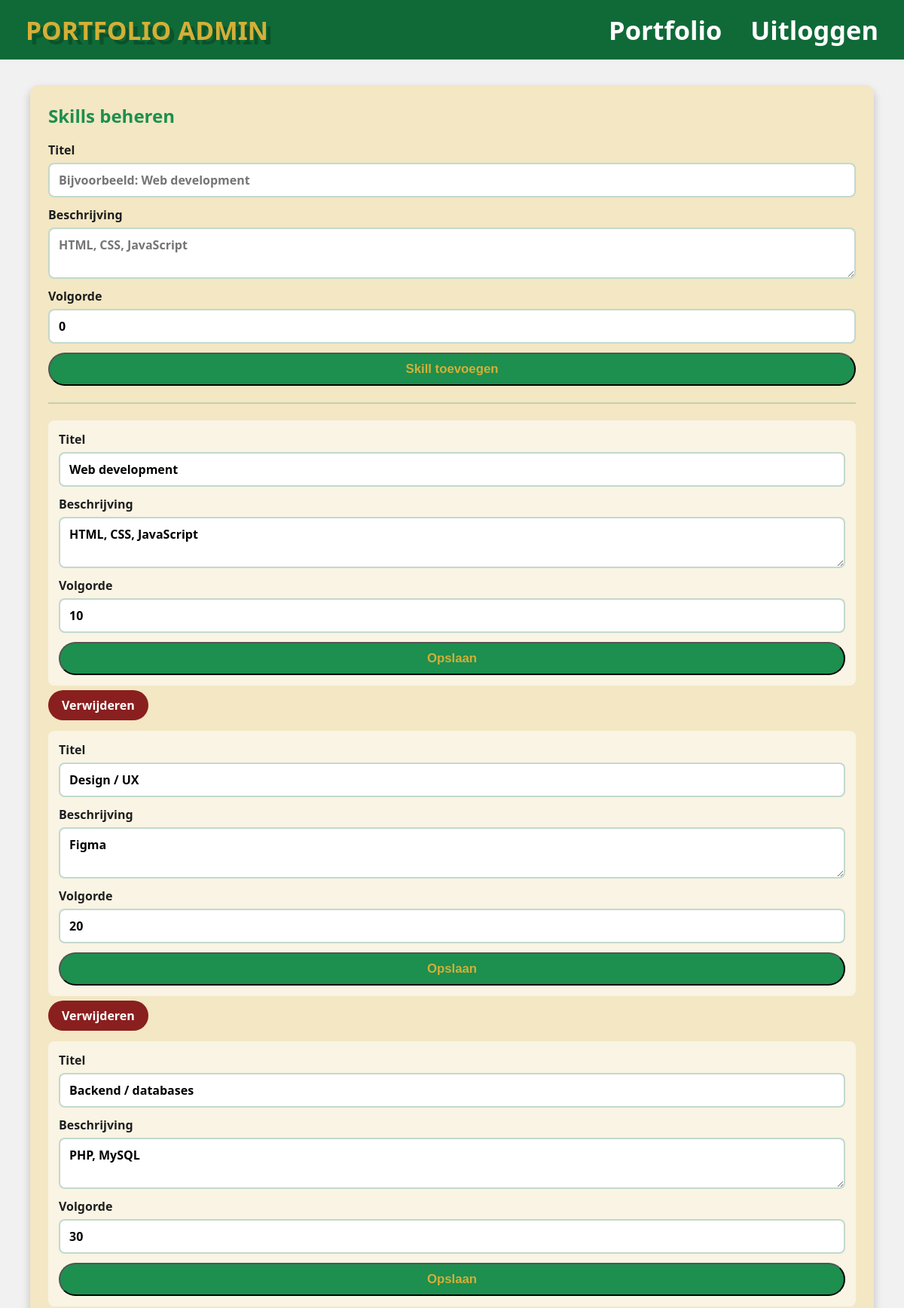
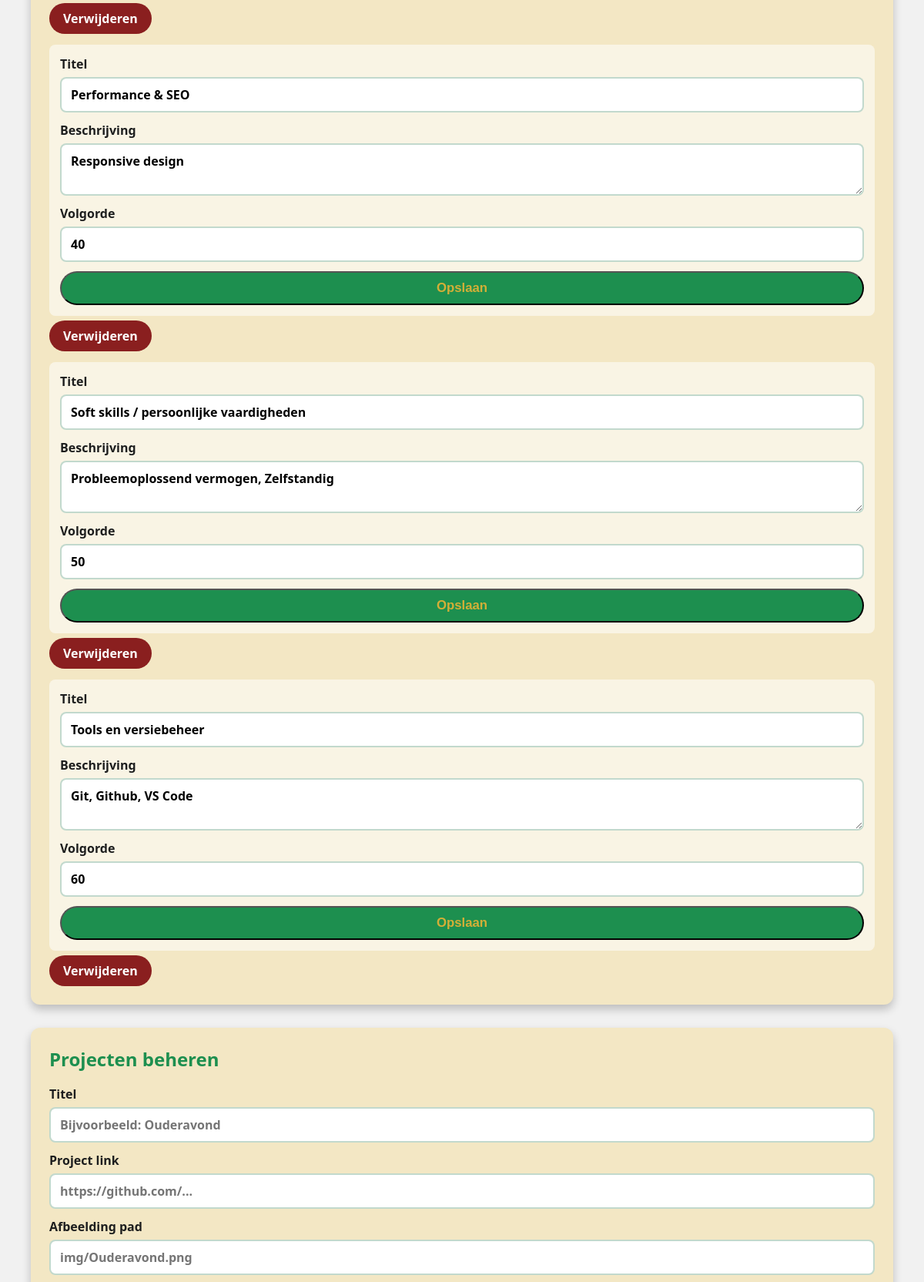
Page /admin.php (signed in, upper part) on the committed database (2 pictures, top to bottom).
### tables this page shows
CREATE TABLE skills (
    id INT AUTO_INCREMENT PRIMARY KEY,
    title VARCHAR(150) NOT NULL,
    description TEXT NOT NULL,
    sort_order INT NOT NULL DEFAULT 0
);

### functions.php (called while the page is built, shortened)
<?php
function connectDb(){
    try{
        $conn = new PDO(
            "mysql:host=" . SERVERNAME . ";dbname=" . DATABASE . ";charset=utf8mb4",
            USERNAME,
            PASSWORD
        );
        $conn->setAttribute(PDO::ATTR_ERRMODE, PDO::ERRMODE_EXCEPTION);
        $conn->setAttribute(PDO::ATTR_DEFAULT_FETCH_MODE, PDO::FETCH_ASSOC);
        return $conn;
    } catch(PDOException $e){
        return null;
    }
}
function getSkills(): array
{
    $conn = connectDb();
    $stmt = $conn->query("SELECT * FROM skills ORDER BY sort_order ASC, id ASC");
    return $stmt->fetchAll();
}
function e(?string $value): string
{
    return htmlspecialchars((string) $value, ENT_QUOTES, 'UTF-8');
}
?>

### admin.php (the view, shortened to what this page needs)
<?php
include_once 'functions.php';
$skills = getSkills();
?>
<!DOCTYPE html>
<html lang="nl">
<head>
    <link rel="stylesheet" href="scss/main.css">
</head>
<body>
    <header class="site-header">
        <h1>PORTFOLIO ADMIN</h1>
        <nav>
            <ul>
                <li><a href="index.php">Portfolio</a></li>
                <li><a href="logout.php">Uitloggen</a></li>
            </ul>
        </nav>
    </header>
    <main class="admin-page">
        <section id="skills-admin" class="card admin-panel">
            <h2>Skills beheren</h2>
            <form method="post" class="admin-form new-form">
                <label>Titel
                    <input name="title" type="text" placeholder="Bijvoorbeeld: Web development" required>
                </label>
                <label>Beschrijving
                    <textarea name="description" rows="2" placeholder="HTML, CSS, JavaScript" required></textarea>
                </label>
                <label>Volgorde
                    <input name="sort_order" type="number" value="0" required>
                </label>
                <button class="projects-btn" type="submit">Skill toevoegen</button>
            </form>
            <div class="admin-list">
                <?php foreach ($skills as $skill): ?>
                    <form method="post" class="admin-form edit-row">
                        <label>Titel
                            <input name="title" type="text" value="<?= e($skill['title']) ?>" required>
                        </label>
                        <label>Beschrijving
                            <textarea name="description" rows="2" required><?= e($skill['description']) ?></textarea>
                        </label>
                        <label>Volgorde
                            <input name="sort_order" type="number" value="<?= (int) $skill['sort_order'] ?>" required>
                        </label>
                        <button class="projects-btn" type="submit">Opslaan</button>
                    </form>
                    <form method="post" class="delete-form">
                        <button type="submit">Verwijderen</button>
                    </form>
                <?php endforeach; ?>
            </div>
        </section>
        <section id="projects-admin" class="card admin-panel">
            <h2>Projecten beheren</h2>
            <form method="post" class="admin-form new-form">
                <label>Titel
                    <input name="title" type="text" placeholder="Bijvoorbeeld: Ouderavond" required>
                </label>
                <label>Project link
                    <input name="project_url" type="url" placeholder="https://github.com/..." required>
                </label>
                <label>Afbeelding pad
                    <input name="image_path" type="text" placeholder="img/Ouderavond.png" required>
                </label>
            </form>
        </section>
    </main>
</body>
</html>

### scss/main.css (style rules this page uses)
* { box-sizing: border-box; margin: 0; padding: 0; }
html { scroll-behavior: smooth; overflow-x: hidden; }
body { font-family: "Instrument Sans", "Segoe UI", sans-serif; background-color: #f1f1f1; color: #1d1e1e; overflow-x: hidden; }
.site-header, .section-title, .site-footer { background: #0f6a38; color: #d4af37; width: 100%; }
.site-header { position: sticky; top: 0; z-index: 1000; display: flex; justify-content: space-between; align-items: center; padding: 16px 34px; }
.site-header h1 { font-size: clamp(2rem, 2.8vw, 2.8rem); font-weight: 700; text-shadow: 6px 6px 0px rgba(0, 0, 0, 0.22); }
.site-header ul { list-style: none; display: flex; flex-wrap: wrap; justify-content: flex-end; gap: 38px; }
.site-header ul a { text-decoration: none; color: #fff; font-size: 2.15rem; font-weight: 600; }
main { width: 100%; }
.card { background: #f3e7c4; border-radius: 12px; box-shadow: 0 6px 12px rgba(0, 0, 0, 0.22); }
.projects-btn { display: inline-block; text-decoration: none; font-size: 1.05rem; font-weight: 700; color: #d4af37; background: #1d8f4f; border-radius: 999px; padding: 10px 28px; }
.admin-page { width: min(1120px, calc(100% - 32px)); margin: 34px auto 54px; display: grid; gap: 30px; }
.admin-panel { padding: 24px; }
.admin-panel h2 { color: #1d8f4f; margin-bottom: 18px; }
.admin-form { display: grid; gap: 12px; }
.admin-form label { display: grid; gap: 6px; font-weight: 700; }
.admin-form input, .admin-form textarea { width: 100%; border: 2px solid rgba(15, 106, 56, 0.25); border-radius: 8px; padding: 10px 12px; font: inherit; background: #fff; }
.new-form { border-bottom: 2px solid rgba(15, 106, 56, 0.2); margin-bottom: 22px; padding-bottom: 22px; }
.admin-list { display: grid; gap: 14px; }
.edit-row { background: rgba(255, 255, 255, 0.55); border-radius: 8px; padding: 14px; }
.delete-form { margin-top: -8px; }
.delete-form button { border: 0; border-radius: 999px; padding: 9px 18px; background: #8a1f1f; color: #fff; font: inherit; font-weight: 700; cursor: pointer; }

### rows in the picture
skills: title "Web development", description "HTML, CSS, JavaScript", sort_order "10"
skills: title "Design / UX", description "Figma", sort_order "20"
skills: title "Backend / databases", description "PHP, MySQL", sort_order "30"
skills: title "Performance & SEO", description "Responsive design", sort_order "40"
skills: title "Soft skills / persoonlijke vaardigheden", description "Probleemoplossend vermogen, Zelfstandig", sort_order "50"
skills: title "Tools en versiebeheer", description "Git, Github, VS Code", sort_order "60"
